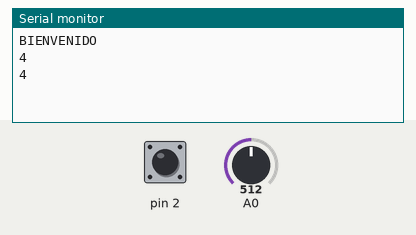
Recording of a sketch running on a simulated Arduino Uno, built with avr-gcc and run on an emulated ATmega328P. Parts: the last lines printed to the serial monitor. The test bench sets the inputs (shaded band); at power-on: pin 2 HIGH, A0 = 512. The board resets itself during the run and starts again.

Above: at 2.8 s.
2.9 s: pin 2 driven LOW
At 3.1 s:
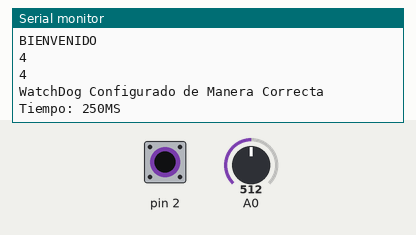
5.6 s: A0 set to 716
At 7.5 s:
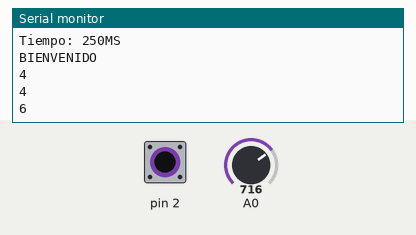
8.3 s: A0 set to 900
At 10.2 s:
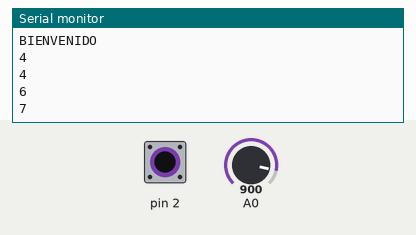
11.0 s: pin 2 pulsed HIGH 2 times (0.12 s each, 0.3 s apart)
Timing chart, 0 to 14.0 s (numbered marks = the images above; inputs shaded):
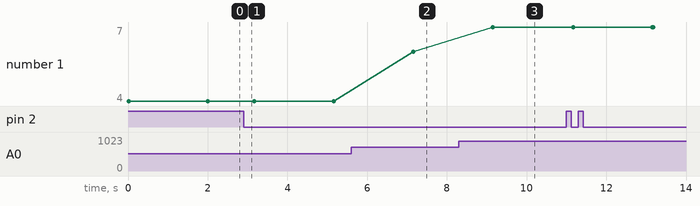

The sketch:

Farinango_Wilmer_Embebidos_Deber9.ino
```cpp
#include <avr/wdt.h>
int conversor = 0; //variable de lectura CAD
int tiempo = 0; //variable de conversion y rango del CAD
int on = 0; //variable de estado
void setup() {
  Serial.begin(9600);   //inicia comunicacion Serial
  attachInterrupt(0, encender, FALLING);  //configura interrupcion
  Serial.println("BIENVENIDO");   //Mensaje de reincio del sistema
  wdt_disable();  //desactiva WatchDog
}

void loop() {
  conversor = analogRead(A0); //lee el CAD
  tiempo = map(conversor, 0, 1023, 0, 9); //realiza la conversion
  Serial.println(tiempo); //imprime el mensaje
  delay(2000);  //limita tiempo de lectura del cad
}

void encender() {
  on = 1 - on;
  if (on == 1) {  //comprueba si se cumple el cambio de estado
    Serial.println("WatchDog Configurado de Manera Correcta");  //mensaje de configuracion
    switch (tiempo) {   //comprueba la variable de conversion
      case 0:
        wdt_enable(WDTO_15MS);  //configura WatchDog
        Serial.println("Tiempo: 15MS" );  //Imprime mensaje
        break;
      case 1:
        wdt_enable(WDTO_30MS);//configura WatchDog
        Serial.println("Tiempo: 30MS" );//Imprime mensaje
        break;
      case 2:
        wdt_enable(WDTO_60MS);//configura WatchDog
        Serial.println("Tiempo: 60MS" );//Imprime mensaje
        break;
      case 3:
        wdt_enable(WDTO_120MS);//configura WatchDog
        Serial.println("Tiempo: 120MS" );//Imprime mensaje
        break;
      case 4:
        wdt_enable(WDTO_250MS);//configura WatchDog
        Serial.println("Tiempo: 250MS" );//Imprime mensaje
        break;
      case 5:
        wdt_enable(WDTO_500MS);//configura WatchDog
        Serial.println("Tiempo: 500MS" );//Imprime mensaje
        break;
      case 6:
        wdt_enable(WDTO_1S);//configura WatchDog
        Serial.println("Tiempo: 1S" );//Imprime mensaje
        break;
      case 7:
        wdt_enable(WDTO_2S);//configura WatchDog
        Serial.println("Tiempo: 2S" );//Imprime mensaje
        break;
      case 8:
        wdt_enable(WDTO_4S);//configura WatchDog
        Serial.println("Tiempo: 4S" );//Imprime mensaje
        break;
      case 9:
        wdt_enable(WDTO_8S);//configura WatchDog
        Serial.println("Tiempo: 8S" );//Imprime mensaje
        break;
    }
  }
}
```

Measured:
- after the input at 2.9 s, the serial monitor: prints a new line at once (image 1)
- after the input at 5.6 s, the serial monitor: prints a new line after 1.6 s (image 2)
- after the input at 8.3 s, the serial monitor: prints a new line after 0.86 s (image 3)
- plotted number 1: 4 → 6 after the input at 5.6 s, 6 → 7 after the input at 8.3 s
